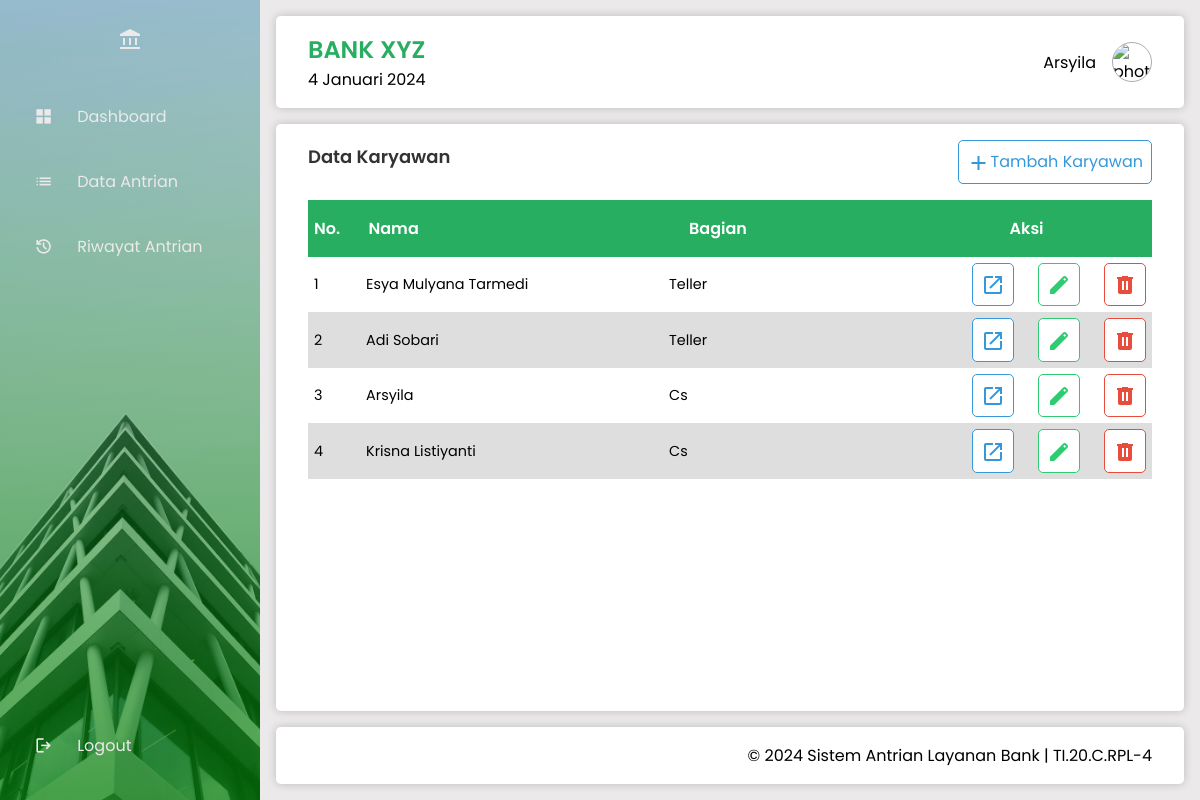
The app's page /data_karyawan/index.php (signed in) with its own data.
### tables this page shows
CREATE TABLE `karyawan` (
  `id_karyawan` int NOT NULL AUTO_INCREMENT,
  `nik` varchar(16) NOT NULL,
  `nama` varchar(60) NOT NULL,
  `bagian` enum('teller','cs') NOT NULL,
  `no_hp` varchar(13) NOT NULL,
  `password` varchar(60) NOT NULL,
  `foto` varchar(120) NOT NULL,
  `role` varchar(8) NOT NULL DEFAULT 'karyawan',
  PRIMARY KEY (`id_karyawan`)
);

### data_karyawan/index.php (the view, shortened to what this page needs)
<?php
include '../header.php';
?>
    <main>
        <section class="data-section">
            <div class="data-info">
                <h2 class="data-title">Data Karyawan</h2>
                <button class="btn" onclick="window.location.href='add.php'"><span class="material-symbols-outlined">add</span>Tambah Karyawan</button>
            </div>
            <div class="data-table">
                <table>
                    <thead>
                        <tr class="flex-row">
                            <th class="first-th">No.</th>
                            <th>Nama</th>
                            <th>Bagian</th>
                            <th class="last-th">Aksi</th>
                        </tr>
                    </thead>
                    <tbody>
                    <?php
                    $no = 1;
                    $result = mysqli_query($conn, "SELECT * FROM karyawan") or die(mysqli_error($conn));
                    if (mysqli_num_rows($result) > 0) {
                        while ($data = mysqli_fetch_assoc(($result))) { ?>
                        <tr class="flex-row">
                            <td class="first-td"><?= $no++ ?></td>
                            <td><?= ucwords($data['nama']) ?></td>
                            <td><?= ucwords($data['bagian']) ?></td>
                            <td class="last-td">
                                <div class="btn-group">
                                    <button class="btn" onclick="openModalDetailKaryawan(<?= $data['id_karyawan'] ?>)">
                                        <span class="material-symbols-outlined">open_in_new</span>
                                    </button>
                                    <a href="edit.php?id=<?= $data['id_karyawan'] ?>" class="success-btn"><span class="material-symbols-outlined">edit</span></a>
                                    <a href="del.php?id=<?= $data['id_karyawan'] ?>" onclick="return confirm('Yakin akan menghapus data?')" class="secondary-btn" role="button" aria-label="Hapus data"><span class="material-symbols-outlined">delete</span></a>
                                </div>
                            </td>
                        </tr>
                        <?php
                        }
                    } else {
                        echo "<tr><td colspan=\"4\" align=\"center\">Data tidak ditemukan.</td></tr>";
                    }
                    ?>
                    </tbody>
                </table>
            </div>
        </section>
    </main>
<?php
include '../footer.php';

### _assets/css/style.css (style rules this page uses)
* { margin: 0; padding: 0; border: 0; font-size: 100%; font: inherit; vertical-align: baseline; box-sizing: border-box; }
html { font-size: 16px; }
html, body, div, span, h1, h2, h3, h4, h5, h6, p, a, img, ul, ol, li, table, tr, th, td, form, input, button { margin: 0; padding: 0; border: 0; font: inherit; vertical-align: baseline; box-sizing: border-box; }
a { text-decoration: none; color: inherit; }
.fade-in { opacity: 1; transition: opacity 0.5s ease-in; }
:root { --primary-color: #2ecc71; --primary-color-2: rgba(0, 255, 21, 0.1); --secondary-color: #27ae60; --accent-color: #3498db; --background-color: #ebe9e9; --light-text-color: #ebe9e9; --text-color: #333; --link-color: #2980b9; --success-color: #16a085; --error-color: #e74c3c; --warning-color: #ff4500; }
.material-symbols-outlined { font-variation-settings: 'FILL' 1, 'wght' 400, 'GRAD' 0, 'opsz' 24 }
body { display: flex; width: 100vw; height: 100vh; font-family: "Poppins", sans-serif; font-size: 1rem; }
h2 { font-size: 1.1rem; font-weight: 600; }
header, main, footer { padding: 1rem 2rem; }
header, main, footer { background-color: #fff; border-radius: .3rem; box-shadow: 0 0 10px rgba(0, 0, 0, 0.2); }
.card-title, .data-title { font-size: 18px; color: #333; margin-bottom: 10px; }
.data-section, .form-section { display: flex; width: 100%; flex-direction: column; gap: 1rem; justify-content: space-between; }
.data-info, .form-info { display: flex; justify-content: space-between; align-items: center; }
.data-table { overflow: auto; width: 100%; max-height: 300px; }
table { width: 100%; border-collapse: collapse; }
tbody { font-size: .9rem; }
th, td { text-align: left; width: 100%; }
th { padding: 16px 6px; font-weight: 600; }
td { padding: 6px; text-align: left; }
.flex-row { display: flex; justify-content: space-between; align-items: center; }
.last-th, .fix-th, .last-td, .fix-td { width: 45%; }
.last-td .btn-group { display: flex; justify-content: space-between; }
.first-th, .first-td { width: 15%; }
tbody tr:nth-child(even) { background-color: #dedede; }
thead { background-color: var(--secondary-color); color: #fff; position: sticky; top: 0; z-index: 1; }
tbody { max-height: 300px; overflow-y: auto; }
.data-table { scrollbar-width: thin; }
.btn, .btn:link, .btn:visited { display: inline-block; padding: 8px; font-size: 16px; text-align: center; text-decoration: none; cursor: pointer; border: 1px solid var(--accent-color); border-radius: 5px; color: var(--accent-color); background-color: #fff; transition: background-color 0.3s, color 0.3s; }
.secondary-btn, .secondary-btn:link, .secondary-btn:visited { display: inline-block; padding: 8px; font-size: 16px; text-align: center; text-decoration: none; cursor: pointer; border: 1px solid var(--error-color); border-radius: 5px; color: var(--error-color); background-color: #fff; transition: background-color 0.3s, color 0.3s; }
.success-btn, .success-btn:link, .success-btn:visited { display: inline-block; padding: 8px; font-size: 16px; text-align: center; text-decoration: none; cursor: pointer; border: 1px solid var(--primary-color); border-radius: 5px; color: var(--primary-color); background-color: #fff; transition: background-color 0.3s, color 0.3s; }
.material-symbols-outlined { font-size: 24px; vertical-align: middle; }
.btn-group { display: flex; gap: 1.5rem; }

### records on screen
karyawan: nama "Esya Mulyana Tarmedi", bagian "Teller"
karyawan: nama "Adi Sobari", bagian "Teller"
karyawan: nama "Arsyila", bagian "Cs"
karyawan: nama "Krisna Listiyanti", bagian "Cs"

### other values on screen
tanggalIndonesia() "4 Januari 2024"
$_SESSION['user_nama'] "Arsyila"
